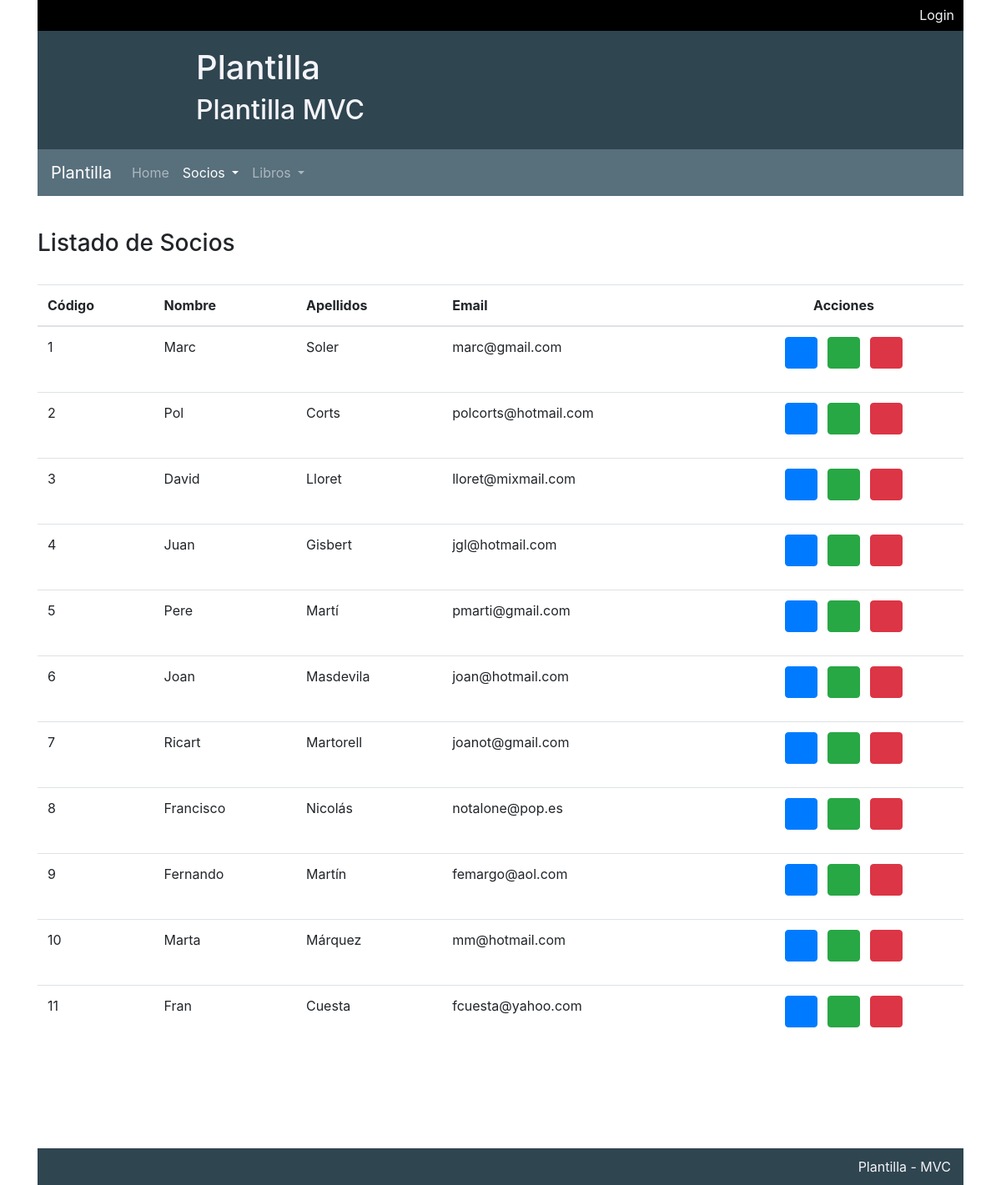
/plantilla.com/public/index.php?section=socios&action=listar (signed in), run on the app's committed database.
### tables this page shows
CREATE TABLE socios (
  codigo int(11) NOT NULL AUTO_INCREMENT,
  dni char(9)  NOT NULL,
  nombre varchar(64) NOT NULL,
  apellidos varchar(128) NOT NULL,
  fecha_nacimiento date NOT NULL,
  email varchar(128)  NOT NULL,
  direccion varchar(128)  NOT NULL,
  ciudad varchar(128)  NOT NULL,
  cp char(5)  NOT NULL,
  provincia varchar(128)  NOT NULL,
  telefono varchar(16)  NOT NULL,
  fecha_alta date NOT NULL,
  PRIMARY KEY (codigo),
  UNIQUE KEY (dni),
  UNIQUE KEY (email)
);

### plantilla.com/controllers/socios/listar.php (called while the page is built, shortened)
<?php
    require_once MODELS_ROUTE.'SociosModel.php';
    $socios = SociosModel::getSocios();
    include VIEWS_ROUTE.'socios/listar.php';

### plantilla.com/public/index.php (called while the page is built, shortened)
<?php
    require_once '../controllers/FrontController.php';

### plantilla.com/lib/Database.php (called while the page is built, shortened)
<?php
class Database
{
    private static $conexion = null;
    public static function get(){
        if(empty(self::$conexion))
        {
            self::$conexion = new mysqli(DB_HOST,DB_USER,DB_PASS,DB_NAME);
            self::$conexion->set_charset(DB_CHARSET);
        }
        return self::$conexion;
    }
}

### plantilla.com/models/SociosModel.php (the view, shortened to what this page needs)
<?php
class SociosModel
{
    public static function getSocios(string $campo=null,string $filtro = '',bool $identico=true):array
    {
        $consulta = "SELECT * FROM socios";
        $consulta.=";";
        $resultset = Database::get()->query($consulta);
        $socios = array();
        while($socio = $resultset->fetch_object('SociosModel'))
        {
            $socios[]=$socio;
        }
        return $socios;
    }
    public static function showTableSociosWithOptions(array $socios):string{
        $salida = '';
        if(count($socios) > 0)
        {
            $salida .= "<div class='table-responsive'>";
            $salida .= "<table class='table datatablejq_last_nosortable' id='table_lt_socios_with_options'>";
            $salida .=  "<thead>
                            <tr>
                                <th scope=\"col\">Código</th>
                                <th>Nombre</th>
                                <th>Apellidos</th>
                                <th>Email</th>
                                <th class='text-center'>Acciones</th>
                            </tr>
                      </thead>";
            $salida .= "<tbody>";
            foreach($socios as $socio)
            {
                $salida .= "<tr>";
                $salida .= "<td scope=\"row\">".$socio->codigo."</td>";
                $salida .= "<td> $socio->nombre </td>";
                $salida .= "<td> $socio->apellidos </td>";
                $salida .= "<td> $socio->email </td>";
                $salida .= "<td class='text-center'>
                                <ul class='list-inline'>
                                    <li class='list-inline-item'>
                                        <a class='btn btn-primary' href='?section=socios&action=detalle&item=$socio->codigo' data-toggle=\"tooltip\" data-placement=\"top\" title=\"Ir al detalle del socio\">
                                            <i class=\"fa fa-eye\" aria-hidden=\"true\"></i>
                                        </a>
                                    </li>
                                    <li class='list-inline-item'>
                                        <a class='btn btn-success' href='?section=socios&action=editar&item=$socio->codigo' data-toggle=\"tooltip\" data-placement=\"top\" title=\"Editar socio\">
                                            <i class=\"fa fa-pencil\" aria-hidden=\"true\"></i>
                                        </a>
                                    </li>
                                    <li class='list-inline-item'>
                                        <a class='btn btn-danger' href='?section=socios&action=eliminar&item=$socio->codigo' data-toggle=\"tooltip\" data-placement=\"top\" title=\"Eliminar socio\">
                                            <i class=\"fa fa-trash\" aria-hidden=\"true\"></i>
                                        </a>
                                    </li>
                                </ul>
                            </td>";
                $salida .= "</tr>";
            }
            $salida .= "</tbody>";
            $salida .= "</table>";
            $salida .= "</div>";
        }
        return $salida;
    }
}

### plantilla.com/public/css/main.css (style rules this page uses)
html { color: #222; font-size: 1em; line-height: 1.4; }

### data on the page
socios: codigo "1", nombre "Marc", apellidos "Soler", email "marc@gmail.com"
socios: codigo "2", nombre "Pol", apellidos "Corts", email "polcorts@hotmail.com"
socios: codigo "3", nombre "David", apellidos "Lloret", email "lloret@mixmail.com"
socios: codigo "4", nombre "Juan", apellidos "Gisbert", email "jgl@hotmail.com"
socios: codigo "5", nombre "Pere", apellidos "Martí", email "pmarti@gmail.com"
socios: codigo "6", nombre "Joan", apellidos "Masdevila", email "joan@hotmail.com"
socios: codigo "7", nombre "Ricart", apellidos "Martorell", email "joanot@gmail.com"
socios: codigo "8", nombre "Francisco", apellidos "Nicolás", email "notalone@pop.es"
socios: codigo "9", nombre "Fernando", apellidos "Martín", email "femargo@aol.com"
socios: codigo "10", nombre "Marta", apellidos "Márquez", email "mm@hotmail.com"
socios: codigo "11", nombre "Fran", apellidos "Cuesta", email "fcuesta@yahoo.com"

### other printed values
$title_content "Plantilla"
$subtitle_content "Plantilla MVC"
$this->title "Plantilla"
$item_menu->title "Home"
$item_menu->title "Socios"
$item_menu->title "Libros"
$title_footer "Plantilla - MVC"
